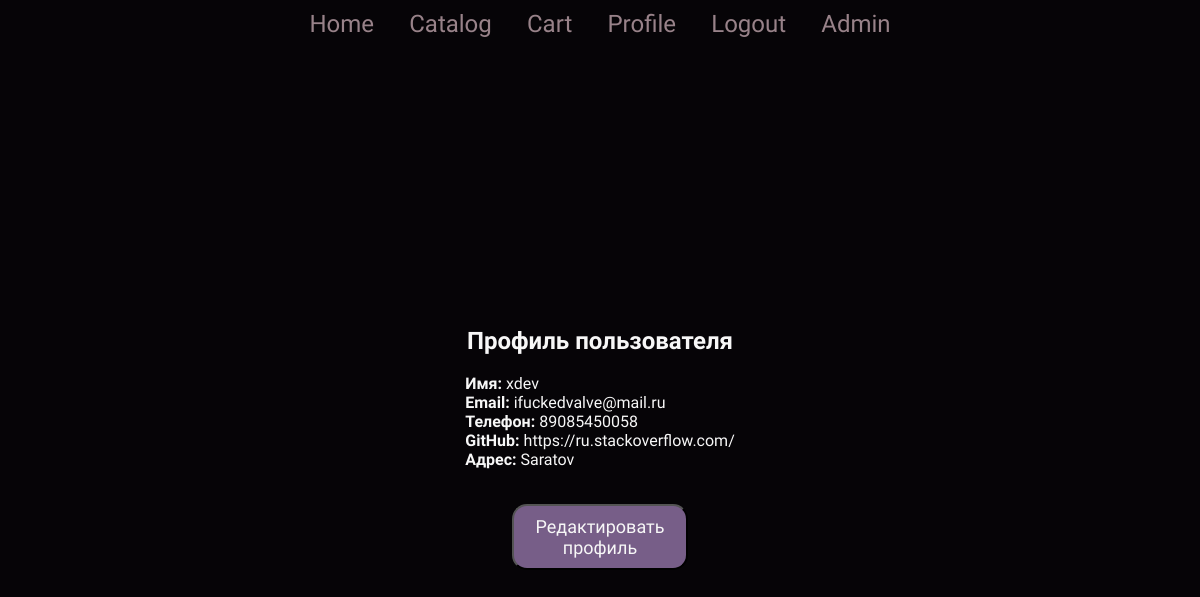
Before: /profile/ (signed in) with the older database file.
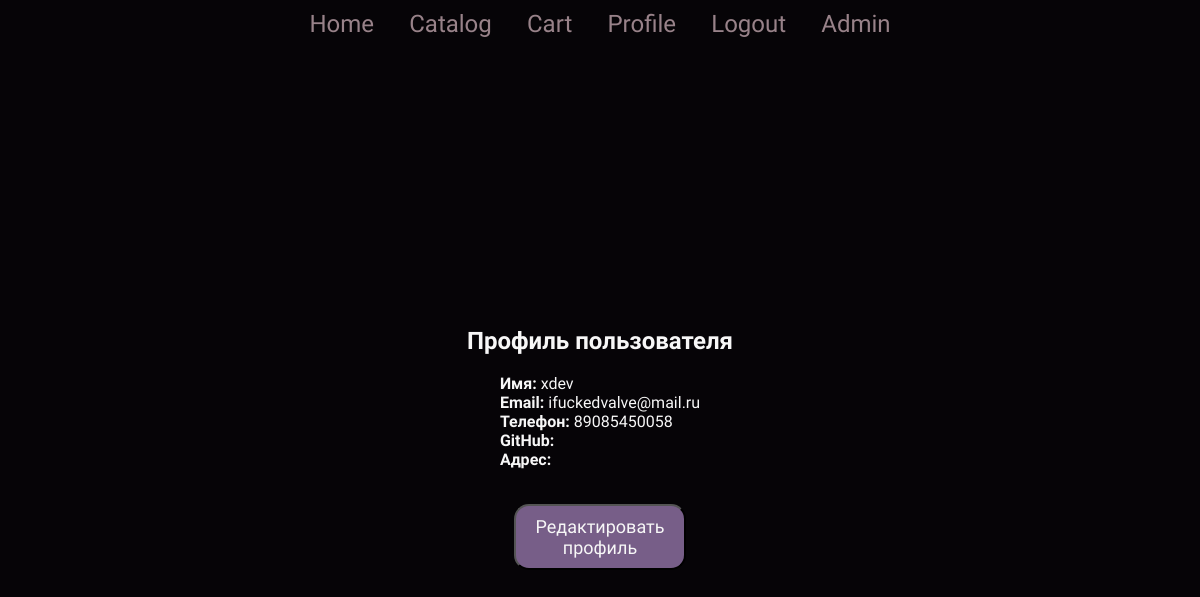
After: the same page with the newer database file.
### login/models.py (models this page shows, shortened)
class Profile(models.Model):
    user = models.OneToOneField(User, on_delete=models.CASCADE)
    phone_number = models.CharField(max_length=15, blank=True)
    email = models.EmailField(blank=True)
    github_url = models.URLField(blank=True)
    address = models.CharField(max_length=50, blank=True)

### login/views.py (the view)
# urls.py: path('profile/', view_profile, name='view_profile'),
@login_required
def view_profile(request):
    profile = request.user.profile
    return render(request, 'profile.html', {'profile': profile})

### static/templates/templates/profile.html (shortened to what this page needs)
{% extends "index.html" %}
{% block content %}
<div class="container">
    <div class="profile">
        <h2>Профиль пользователя</h2><br>
        <div class="info">
            <p><strong>Имя:</strong> {{ user.username }}</p>
            <p><strong>Email:</strong> {{ user.email }}</p>
            <p><strong>Телефон:</strong> {{ profile.phone_number }}</p>
            <p><strong>GitHub:</strong> <a href="{{ profile.github_url }}" target="_blank">{{ profile.github_url }}</a></p>
            <p><strong>Адрес:</strong> {{ profile.address }}</p>
        </div>
        <br>
        <button class="buy-now-button"><a href="{% url 'edit_profile' %}">Редактировать профиль</a></button>
    </div>
</div>
{% endblock %}

Changed rows visible on the page:
changed Profile: github_url "https://ru.stackoverflow.com/" → (not shown); address "Saratov" → (not shown)
